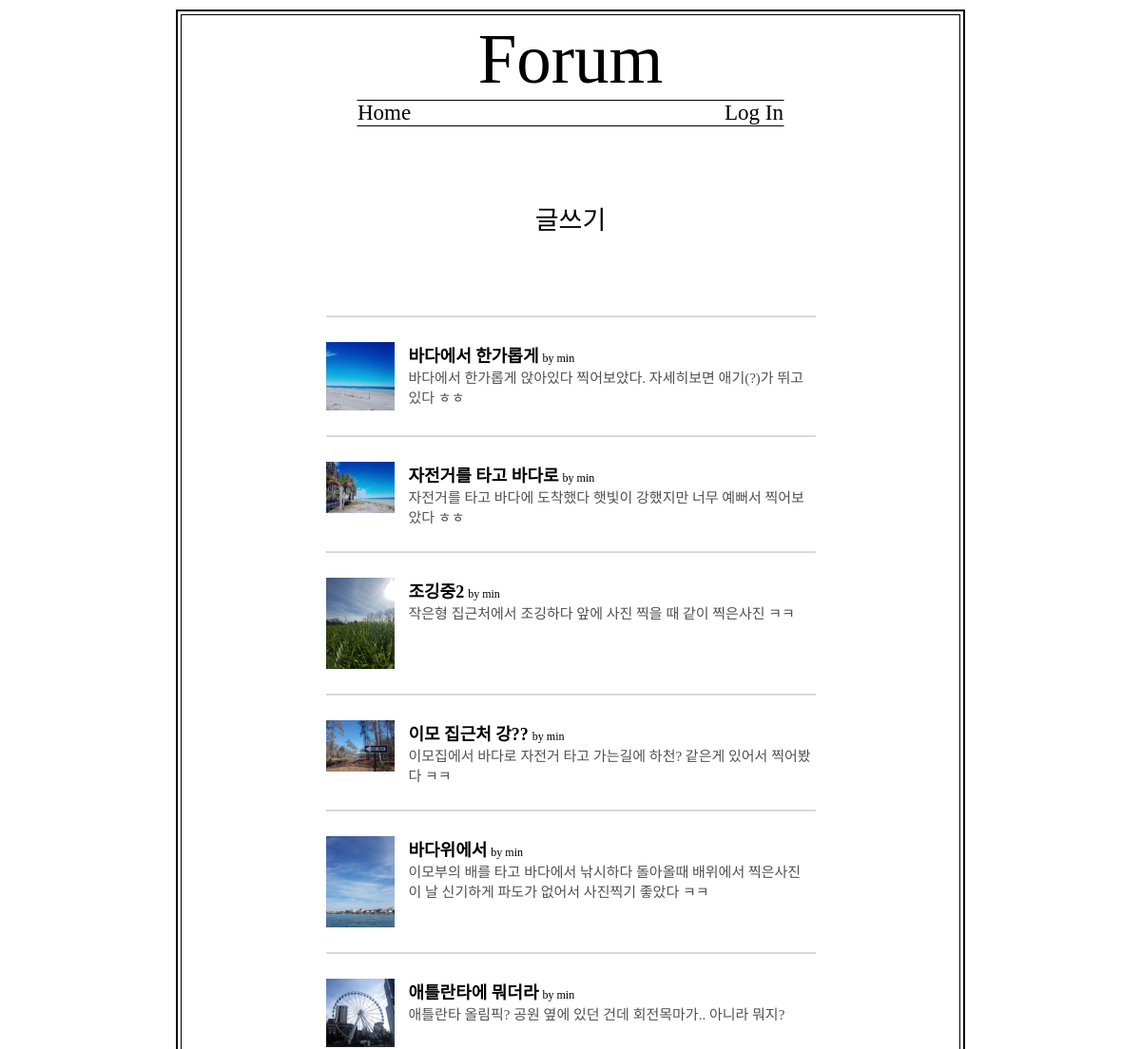
/post/ (upper part), run on an earlier commit of the app's database.
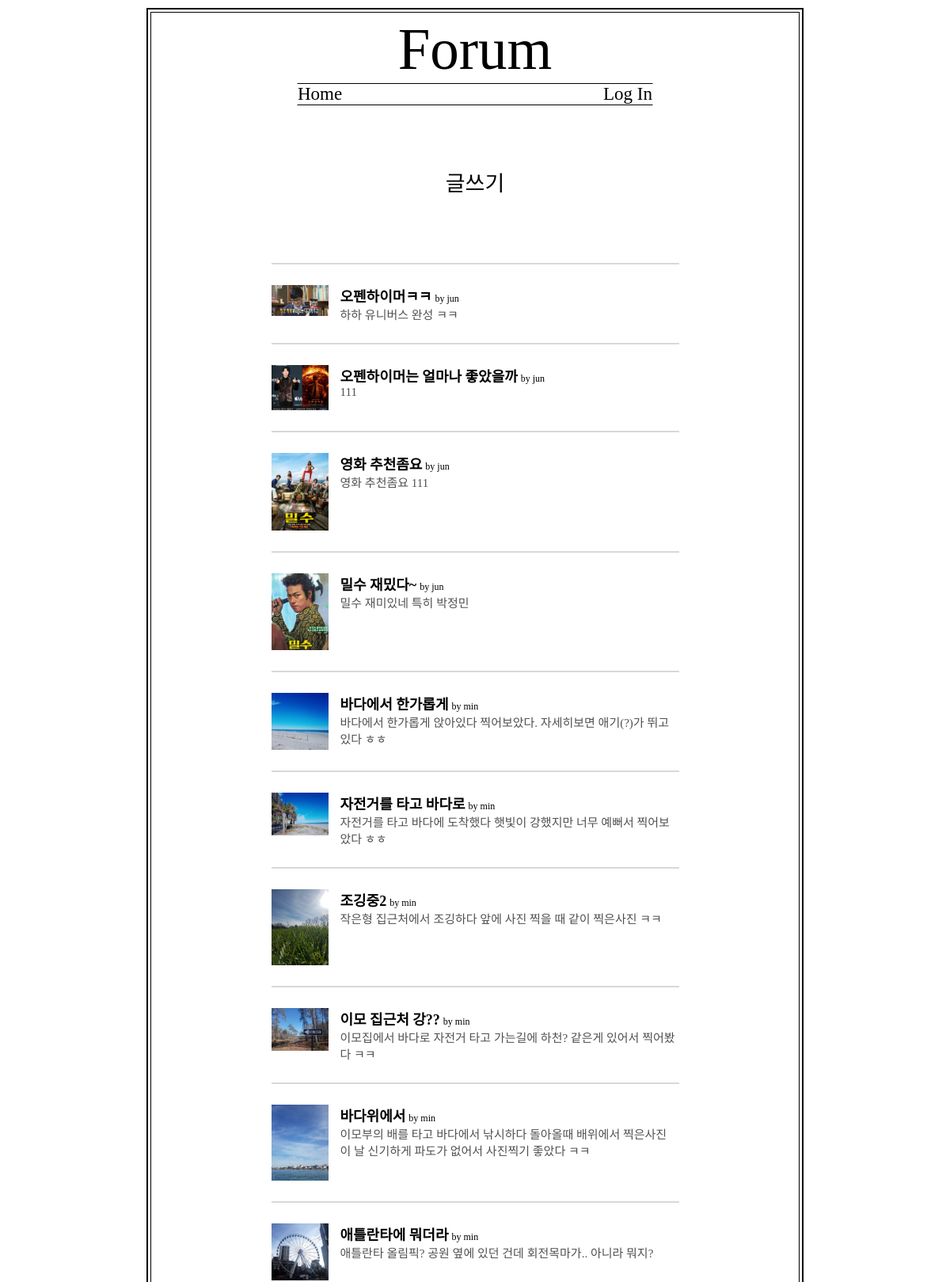
And on a later commit of the database.
### post/models.py (models this page shows, shortened)
class Post(models.Model):
    title = models.CharField(max_length=200, verbose_name="제목")
    text = models.TextField(null=True, verbose_name="본문")
    image = models.ImageField(upload_to="", verbose_name="이미지", blank=True, null=True)
    created_date = models.DateTimeField(auto_now_add=True, verbose_name="작성일")
    publiShed_date = models.DateTimeField(auto_now_add=True)
    author = models.ForeignKey(
        Bcuser,
        on_delete=models.CASCADE,
        verbose_name="작성자"
            )
    class Meta:
        db_table = 'Post_table'
        verbose_name='포스트'
        verbose_name_plural='포스트들'

### bcuser/models.py (models this page shows)
class Bcuser(models.Model):
    username=models.CharField(max_length=32, verbose_name='사용자명')
    useremail = models.EmailField(max_length=128, verbose_name='사용자이메일')
    password=models.CharField(max_length=64, verbose_name='비밀번호')
    registered_dttm=models.DateTimeField(auto_now_add=True, verbose_name='등록시간')
    def __str__(self):
        return self.username
    class Meta:
        db_table='blog_bcuser'
        verbose_name='블로그 사용자'
        verbose_name_plural='블로그 사용자'

### post/views.py (the view)
# urls.py: path('', views.post_list, name='post_list'),
def post_list(request):
    posts=Post.objects.filter(publiShed_date__lte=timezone.now()).order_by('-publiShed_date')
    return render(request, 'post/post_list.html', {'posts': posts})

### post/templates/post/post_list.html (shortened to what this page needs)
{% load static %}
<!DOCTYPE html>
<html>
  <head>
    <link rel="stylesheet" href="{% static 'css/post_list.css' %}" />
  </head>
  <body>
    <div class="outer-container">
      <div class="inner-container">
        <header>
          <div class="flex-box">
            <span class="forum">Forum</span>
          </div>
          <div class="flex-box">
            <div class="header-menu">
              <button
                class="button home-button"
                onclick="location.href='/movies/'"
              >
                Home
              </button>
              <button class="button login-button" id="login-button" onclick="toggleButtonsAndRedirect()">
                Log In
            </button>
            </div>
          </div>
        </header>
        <main>
          <div class="flex-box">
            <button
                class="button write-button"
                onclick="location.href='{% url "post_new" %}'"
              >
                글쓰기
              </button>
          </div>
          {% for post in posts %}
          <hr>
          <div class="flex-box">
            <div class="post-card">
              {% if post.image %}
                <img src="{{ post.image.url }}" alt="Post Image">
                {% endif %}
                <div class="card-body">
                    <p class="card-title"><a href="{% url 'post_detail' pk=post.pk %}">{{ post.title }}</a> <span class="author">by {{ post.author }}</span></p>
                    <p class="card-text">{{ post.text|truncatewords:30 }}</p>
                </div>
            </div>
          </div>
          {% empty %}
          <div class="flex-box">
            <div class="empty">
              <p>No Post Yet.</p>
          </div>
          </div>
          {% endfor %}
        </main>
      </div>
    </div>
  </body>
</html>

What changed in the data, as far as the page shows it:
added Post: image (picture), title "오펜하이머ㅋㅋ", author "jun", text "하하 유니버스 완성 ㅋㅋ"
added Post: image (picture), title "오펜하이머는 얼마나 좋았을까", author "jun", text "111"
added Post: image (picture), title "영화 추천좀요", author "jun", text "영화 추천좀요 111"
added Post: image (picture), title "밀수 재밌다~", author "jun", text "밀수 재미있네 특히 박정민"
